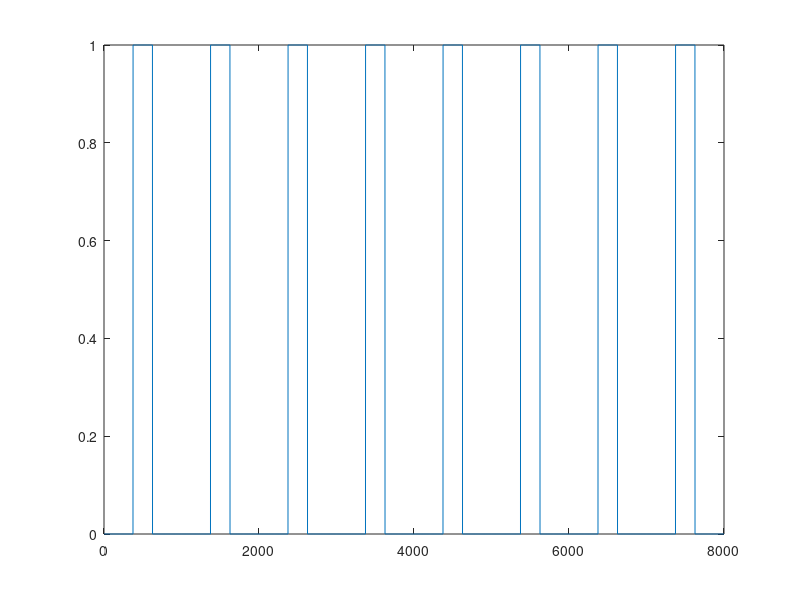

MATLAB code to generate this figure: (Note: this script raises an error after producing the figure.)
clc
clear all
close all

v1 = 10;
duty = 0.25;
length = 8;
samp_freq = 1000;

% data sequence
input_raw = round(rand(1, length)); 

% create reference signal
ref_signal = zeros(1,samp_freq*length);
% duty cycle = percentage of uptime
for i = 1:length
    ref_signal(samp_freq*i-(samp_freq/2)-(duty*samp_freq/2):samp_freq*i-(samp_freq/2)+(duty*samp_freq/2)) = 1;
end

figure();
plot(ref_signal);

% For FSK
fsk_signal = [];
for i = 1:length
    fsk_signal = [fsk_signal generateFSK(duty, samp_freq, input_raw(i))];
end

figure();
plot(fsk_signal);

figure();
plot(input_raw);

function f = generateFSK(dutycycle, sfreq, bin)
   sig = zeros(1,sfreq);
   if bin == 0
       sig((sfreq/2)-(dutycycle*sfreq/2):(sfreq/2)+(dutycycle*sfreq/2)) = 1;
   else
       sig((sfreq/4)-(dutycycle*sfreq/4):(sfreq/4)+(dutycycle*sfreq/4)) = 1;
       sig((sfreq*3/4)-(dutycycle*sfreq/4):(sfreq*3/4)+(dutycycle*sfreq/4)) = 1;
   end
   f = sig;
end



% duty = 0.25;
% ref_signal = zeros(1,samp_freq*length);
% for i = 1:length
%     ref_signal(samp_freq*i-(samp_freq/2)-(duty*samp_freq/2):samp_freq*i-(samp_freq/2)+1+(duty*samp_freq/2)) = 1;
% end
% plot(ref_signal)